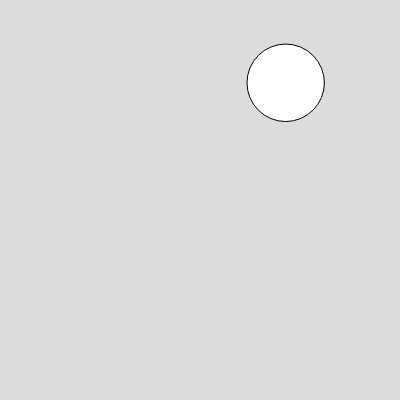
Frame 1 (no input)
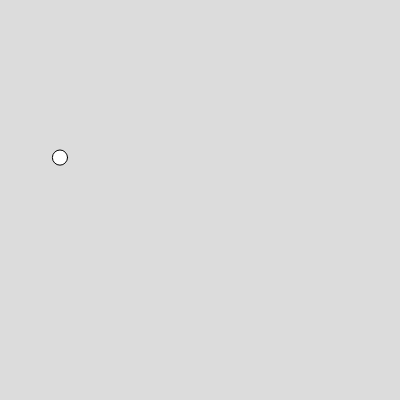
Frame 60 (no input)
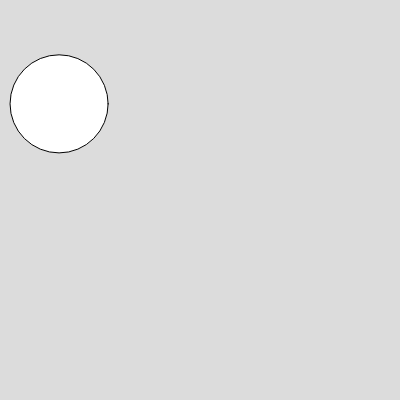
Frame 120 (the mouse pressed at the canvas centre since frame 60)

The p5.js sketch that drew these frames (run headless with seeded random() and noise() and a simulated clock; from frame 60 on, the mouse is pressed at the canvas centre):

// p5.js sketch
// ── sketch.js
function setup() {
  createCanvas(400, 400);
}

function draw() {
  background(220);
  var circle1 = random(width);
  var circle2 = random(height);
  var circleSize = random(10, 100);
  ellipse(circle1, circle2, circleSize) 
}
